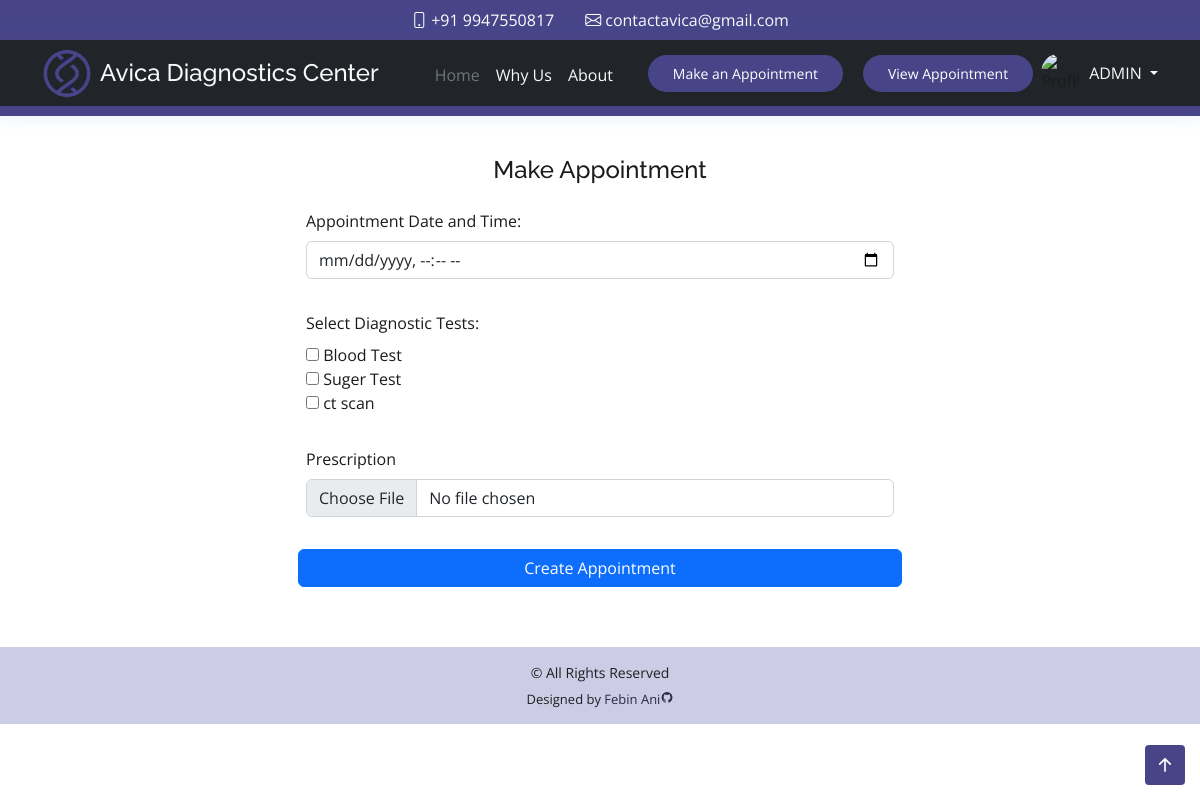
The page /appointment.php (signed in) on the database as committed earlier.
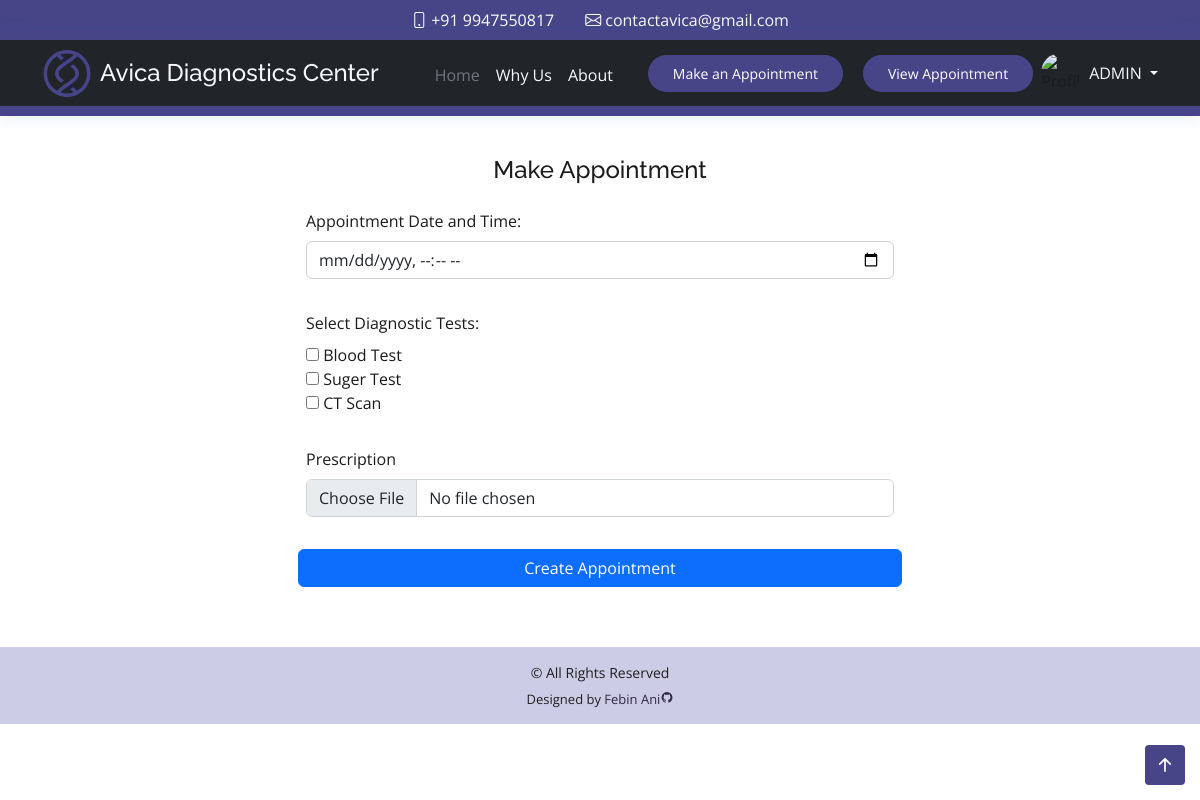
The same page on the database as committed later.
### tables this page shows
CREATE TABLE `tb_test` (
  `test_id` int(10) NOT NULL,
  `test_name` varchar(100) NOT NULL,
  `test_desc` varchar(400) NOT NULL,
  `price` int(30) NOT NULL
);

### appointment.php (the view, shortened to what this page needs)
<?php
include('constant/securityhome.php');
include('constant/topbar.php');
include('constant/header.php');
?>
<main id="main" class="main">
    <section class="section mt-5">
        <div class="row">
            <div class="mt-5 mx-auto col-10 col-md-8 col-lg-6">
                <form class="row g-3" method="POST" action="useraction-php/process_appointment.php" enctype="multipart/form-data">
                    <div class="text-center fs-4 ">
                        <h4>Make Appointment</h4>
                    </div>
                    <div class="mb-3">
                        <label for="schedule" class="form-label">Appointment Date and Time:</label>
                        <input type="datetime-local" class="form-control" name="schedule" min="<?php echo date('Y-m-d\TH:i'); ?>" required>
                    </div>
                    <div class="mb-3">
                        <label for="test_id" class="form-label">Select Diagnostic Tests:</label><br>
                        <?php
                        $sql = "SELECT test_id, test_name FROM tb_test";
                        $result = $conn->query($sql);
                        if ($result->num_rows > 0) {
                            while ($row = $result->fetch_assoc()) {
                                $test_id = $row['test_id'];
                                $test_name = $row['test_name'];
                        ?>
                                <input type="checkbox" name="test[]" value=" <?php echo $test_id; ?>"> <?php echo $test_name; ?><br>
                        <?php
                            }
                        } else {
                            echo "Error fetching test data: " . mysqli_error($conn);
                        } ?>
                    </div>
                    <div class="mb-3">
                        <label for="pres" class="form-label">Prescription</label>
                        <input type="file" class="form-control" name="pres">
                    </div>
                    <?php
                    if (isset($_SESSION['id'])) {
                    ?>
                        <button type="submit" class="btn btn-primary" name="create_appointment">Create Appointment</button>
                    <?php
                    } else {
                    ?>
                        <a href="admin/login.php" class="btn btn-primary" name="create_appointment">Create Appointment</a>
                    <?php
                        $_SESSION['success'] = "You Need Login to Continue";
                    }
                    ?>
            </div>
        </div>
    </section>
</main>
<?php
include('constant/footer.php');
?>

Rows that differ between the two databases and show on the page:
changed tb_test: test_name "ct scan" → "CT Scan"
